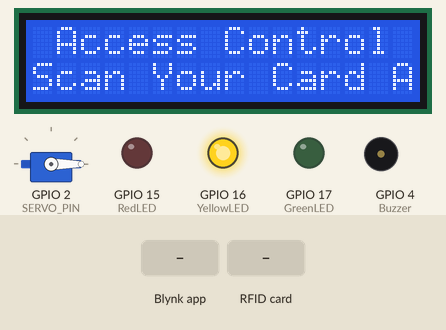
The sketch below on a simulated ESP32. Parts: servo, 16×2 character LCD, output pins drawn as LEDs (lit = HIGH), buzzer (waves = sounding). Dashed ring = blinking. The test bench sets the inputs (shaded band). WiFi joins after 1.5 s; servers stay silent unless stated; the local clock reads 2024-03-15 10:24:30 at power-on unless the sketch sets it; storage starts empty; what the sketch prints to the serial monitor is not drawn.

Above: at 3.1 s.
3.2 s: Blynk app writes 1 to V0
At 4.18 s:
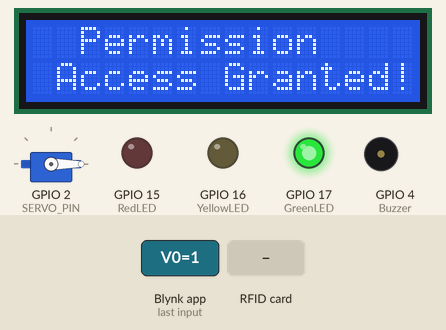
5.8 s: RFID card 5E 7A 19 C4 held to the reader
At 6.11 s:
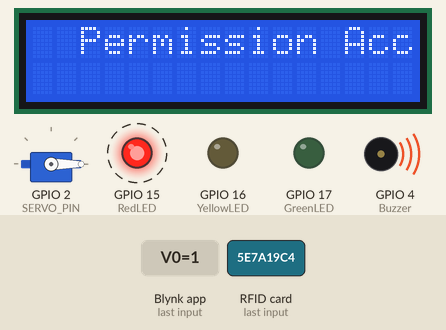
8.4 s: RFID card 73 DB 1E 03 held to the reader
At 9.62 s:
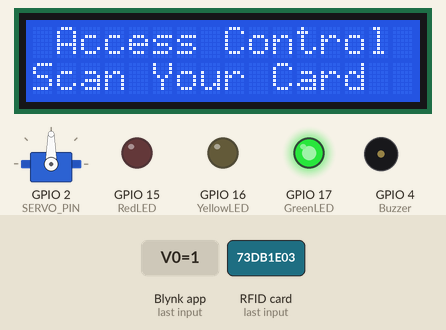
10.7 s: RFID card 5E 7A 19 C4 held to the reader
At 12.7 s:
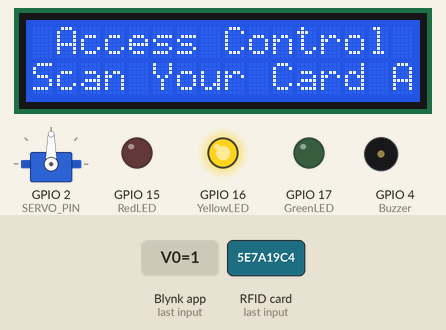
Timing chart, 0 to 14.2 s (numbered marks = the images above; inputs shaded):
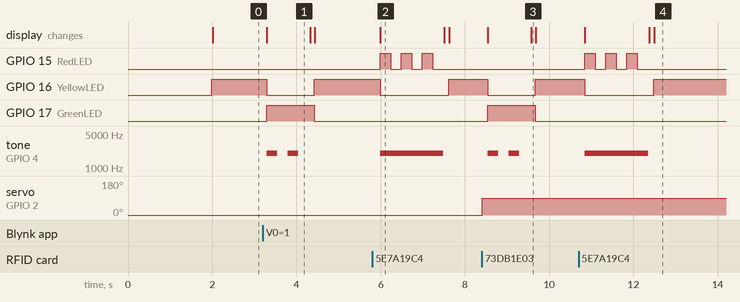

The sketch:

Satwika_2106728282_codeprogram.ino
```cpp
#define BLYNK_TEMPLATE_ID "TMPL6PLZ5BuCy"
#define BLYNK_TEMPLATE_NAME "Quickstart Template"
#define BLYNK_AUTH_TOKEN "0ESDh-z-4v56tUH0CmQf8MXhl2VFZxgu"
#include <MFRC522.h>
#include <WiFi.h>
#include <WiFiClient.h>
#include <LiquidCrystal_I2C.h>
#include <Wire.h>
#include "SD.h"
#include "SPI.h"
#include <BlynkSimpleEsp32.h>
#include <RTClib.h>
#include <ESP32Servo.h>

#define RST_PIN 13 // RFID RST
#define SS_PIN  33 // RFID SDA(SS)
#define Buzzer 4
#define SERVO_PIN 2
#define YellowLED 16
#define GreenLED 17
#define RedLED 15
#define CS_PIN 5

MFRC522 rfid(SS_PIN, RST_PIN); // RFID Sensor
LiquidCrystal_I2C lcd(0x27, 16, 2); //LCD
RTC_DS3231 rtc; // RTC DS3231
Servo servo; // servo
File myFile; // SD CARD

String waktu_sekarang="";
String MasterTag = "73 DB 1E 03"; // Enter your tag UID which we get from the first code.
String UIDCard = "";
String nama = "unknown";
bool logic_blynk = false;
bool logic_rfid = false;
int lock=0;
TaskHandle_t first_task = NULL;
TaskHandle_t secondary_task = NULL;

char ssid[] = "A3";
char pass[] = "zorabin75";

void first(void *param);
void secondary(void *param);

void setup() {
  Serial.begin(115200);

  Wire.begin();
  SPI.begin();
  rfid.PCD_Init();
  pinMode(Buzzer, OUTPUT);

  Blynk.begin(BLYNK_AUTH_TOKEN, ssid, pass);
  // RTC MODULE INISIASI
  if (!rtc.begin()) {
    Serial.println("Couldn't find RTC");
  }
  if (rtc.lostPower()) {
    rtc.adjust(DateTime(F(__DATE__), F(__TIME__)));
  }
    if (!SD.begin(CS_PIN)) {
    Serial.println("Initialization failed!");
    return;
  } else {
    Serial.println(F("Initialization done."));

    if (SD.exists("/LOG.txt") == 0) { // menggunakan "/" di awal penamaan
      Serial.print(F("\r\nCreating 'LOG.txt' file..."));
      myFile = SD.open("/LOG.txt", FILE_WRITE); // menggunakan "/" di awal penamaan
      if (myFile) {
        Serial.println(F("'LOG.txt' file created."));
        myFile.println("Date & Time, ID CARD, nama");
        myFile.close();
      } else
        Serial.println(F("Error creating file or file already exists."));

    }
     myFile = SD.open("/LOG.txt", FILE_APPEND); // menggunakan "/" di awal penamaan dan FILE_APPEND
    if (!myFile) {
      Serial.println(F("Error opening LOG.txt"));
      }
  } // else -> Serial.println(F("Initialization done."));


  // PWM pin (Servo & Buzzer)
  pinMode(Buzzer, OUTPUT);
  servo.attach(SERVO_PIN);
  servo.write(0);

  // digital Pin( LED)
  pinMode(GreenLED, OUTPUT);
  pinMode(YellowLED, OUTPUT);
  pinMode(RedLED, OUTPUT);
  pinMode(Buzzer, OUTPUT);


  //LCD
  lcd.init();
  lcd.backlight();
  lcd.clear();
  lcd.print(" Access Control ");
  lcd.setCursor(0, 1);
  lcd.print("Scan Your Card");

  xTaskCreatePinnedToCore(first, "first_task", 10000, NULL, 1, &first_task, 0);
  xTaskCreatePinnedToCore(secondary, "secondary_task", 10000, NULL, 1, &secondary_task, 1);

}

void loop() {
    Blynk.run();
}

void first(void *param) {
  for (;;) {

  digitalWrite(YellowLED, HIGH);
  digitalWrite(RedLED, LOW);
  digitalWrite(GreenLED, LOW);
  if(logic_rfid==true){
   Serial.print("UID: ");
   Serial.println(String(UIDCard));
  }
  if ((UIDCard == MasterTag && logic_rfid==true) || logic_blynk == true) {

        lcd.clear();
        lcd.setCursor(2, 0);
        lcd.print("Permission");
        lcd.setCursor(0, 1);
        lcd.print(" Access Granted!");

        digitalWrite(GreenLED, HIGH);
        digitalWrite(YellowLED, LOW);
        digitalWrite(RedLED, LOW);

        for (int i = 0; i < 2; i++) {
          tone(Buzzer, 2000);
          delay(250);
          noTone(Buzzer);
          delay(250);
        }
        lcd.clear();
    }
    else if((UIDCard != MasterTag &&  logic_rfid==true)&& logic_blynk == false ){
      lcd.clear();
      lcd.setCursor(2, 0);
      lcd.print("Permission");
      lcd.print(" Access Denied!");
      digitalWrite(YellowLED, LOW);
      digitalWrite(GreenLED, LOW);
      digitalWrite(RedLED, HIGH);
      tone(Buzzer, 2000);
      for(int i = 0; i < 3;i++){
        digitalWrite(RedLED, HIGH);
        delay(250);
        digitalWrite(RedLED, LOW);
        delay(250);
        }
      noTone(Buzzer);
       lcd.clear();
    }
    lcd.print(" Access Control ");
    lcd.setCursor(0, 1);
    lcd.print("Scan Your Card");


    vTaskDelay(100 / portTICK_PERIOD_MS);
  }
}

void secondary(void *param) {
  for (;;) {
    logic_rfid= rfid_module();
    if (logic_rfid==true || logic_blynk == true){
        if(UIDCard == MasterTag ){
            if (lock==1){
                Serial.println("servo putasr 0 derajat");
                servo.write(0);
                delay(100);
                lock=0;
              }
              else if (lock==0){
                Serial.println("servo putar 90 derajat");
                servo.write(90);
                delay(100);
                lock=1;
              }
          }

        else if (logic_blynk == true){
           UIDCard  = MasterTag;
           nama     = "Bintang";
           logic_blynk= false;
          }
           data_logging(); // simpan di sd card
      }
      Blynk.virtualWrite(V1, UIDCard);
      Blynk.virtualWrite(V2, nama);
      Blynk.virtualWrite(V3, waktu_sekarang);

    vTaskDelay(100 / portTICK_PERIOD_MS);
  }
}

void data_logging(){
   DateTime now = rtc.now();
   waktu_sekarang =now.year() + '/' +
                        String(now.month(), DEC) + '/' +
                        String(now.day(), DEC) + ' ' +
                        String(now.hour(), DEC) + ':' +
                        String(now.minute(), DEC) + ':' +
                        String(now.second(), DEC);

    if (!myFile) {
      Serial.println(F("Error opening LOG.txt"));
      }
    else {
     myFile.print("\n" + String(waktu_sekarang) + "," + String(UIDCard) + "," + String(nama));
     myFile.flush();
    }
    Serial.println(String(waktu_sekarang)+","+String(UIDCard)+","+String(nama));
  }

bool rfid_module(){
  if (!rfid.PICC_IsNewCardPresent()) {
    return false;
  }

  else if (!rfid.PICC_ReadCardSerial()) {
    Serial.println("Not able to read the card");
    return false;
  }

  UIDCard = "";
  for (byte i = 0; i < rfid.uid.size; i++) {
    UIDCard.concat(String(rfid.uid.uidByte[i] < 0x10 ? " 0" : " "));
    UIDCard.concat(String(rfid.uid.uidByte[i], HEX));
  }
  UIDCard.toUpperCase();
  UIDCard = UIDCard.substring(1);

  rfid.PICC_HaltA();
  if(UIDCard == MasterTag )nama = "Bintang";
  else nama = "Unknown";

  return true;

}

BLYNK_WRITE(V0) { // Switch widget on V4 updates logic_blynk
  logic_blynk = param.asInt();
}
```

Measured:
- after the input at 3.2 s, GPIO 16 (YellowLED): HIGH → LOW after 0.09 s, → HIGH 1.1 s later; GPIO 17 (GreenLED): LOW → HIGH after 0.09 s, → LOW 1.1 s later; tone on GPIO 4 (Buzzer): alternates 2000 Hz for 0.25 s and silent for 0.25 s, 4 changes in all, then stays silent, starting after 0.09 s; the display: changes after 0.09 s (image 1)
- after the input at 5.8 s, GPIO 15 (RedLED): alternates HIGH for 0.25 s and LOW for 0.25 s, 6 changes in all, then stays LOW, starting after 0.19 s; GPIO 16 (YellowLED): HIGH → LOW after 0.19 s, → HIGH 1.6 s later; tone on GPIO 4 (Buzzer): silent → 2000 Hz after 0.19 s, → silent 1.5 s later; the display: changes after 0.19 s (image 2)
- after the input at 8.4 s, GPIO 16 (YellowLED): HIGH → LOW after 0.14 s, → HIGH 1.1 s later; GPIO 17 (GreenLED): LOW → HIGH after 0.14 s, → LOW 1.1 s later
- after the input at 10.7 s, GPIO 15 (RedLED): alternates HIGH for 0.25 s and LOW for 0.25 s, 6 changes in all, then stays LOW, starting after 0.15 s; GPIO 16 (YellowLED): HIGH → LOW after 0.15 s, → HIGH 1.6 s later
- what the display in image 1 shows lasts 1.0 s, from 3.3 s to 4.3 s
- what the display in image 2 shows lasts 1.5 s, from 6.0 s to 7.5 s
